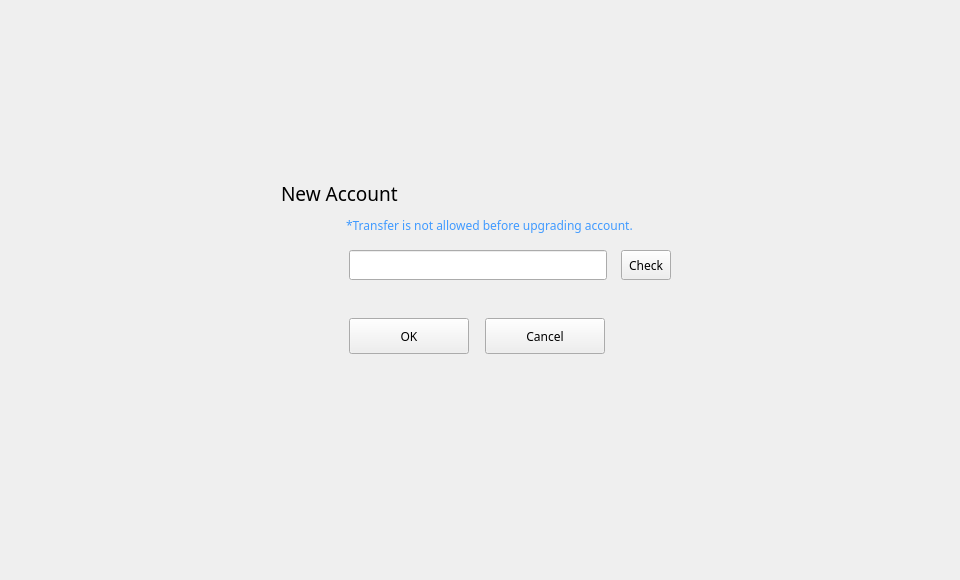
<?xml version="1.0" encoding="UTF-8"?>
<ui version="4.0">
 <class>NameDialog</class>
 <widget class="QDialog" name="NameDialog">
  <property name="geometry">
   <rect>
    <x>0</x>
    <y>0</y>
    <width>960</width>
    <height>580</height>
   </rect>
  </property>
  <property name="font">
   <font>
    <family>微软雅黑</family>
    <pointsize>9</pointsize>
   </font>
  </property>
  <property name="windowTitle">
   <string>Dialog</string>
  </property>
  <property name="styleSheet">
   <string notr="true"/>
  </property>
  <widget class="QWidget" name="widget" native="true">
   <property name="geometry">
    <rect>
     <x>0</x>
     <y>0</y>
     <width>960</width>
     <height>580</height>
    </rect>
   </property>
   <widget class="QWidget" name="containerWidget" native="true">
    <property name="geometry">
     <rect>
      <x>276</x>
      <y>178</y>
      <width>408</width>
      <height>223</height>
     </rect>
    </property>
    <widget class="QToolButton" name="cancelBtn">
     <property name="geometry">
      <rect>
       <x>209</x>
       <y>140</y>
       <width>120</width>
       <height>36</height>
      </rect>
     </property>
     <property name="cursor">
      <cursorShape>PointingHandCursor</cursorShape>
     </property>
     <property name="text">
      <string>Cancel</string>
     </property>
    </widget>
    <widget class="QLabel" name="label">
     <property name="geometry">
      <rect>
       <x>5</x>
       <y>5</y>
       <width>135</width>
       <height>21</height>
      </rect>
     </property>
     <property name="font">
      <font>
       <family>微软雅黑</family>
       <pointsize>14</pointsize>
      </font>
     </property>
     <property name="text">
      <string>New Account</string>
     </property>
    </widget>
    <widget class="QToolButton" name="okBtn">
     <property name="geometry">
      <rect>
       <x>73</x>
       <y>140</y>
       <width>120</width>
       <height>36</height>
      </rect>
     </property>
     <property name="cursor">
      <cursorShape>PointingHandCursor</cursorShape>
     </property>
     <property name="text">
      <string>OK</string>
     </property>
    </widget>
    <widget class="QLabel" name="label_2">
     <property name="geometry">
      <rect>
       <x>70</x>
       <y>23</y>
       <width>321</width>
       <height>50</height>
      </rect>
     </property>
     <property name="font">
      <font>
       <family>微软雅黑</family>
      </font>
     </property>
     <property name="styleSheet">
      <string notr="true">color: rgb(64,154,255);</string>
     </property>
     <property name="text">
      <string>&lt;html&gt;&lt;head/&gt;&lt;body&gt;&lt;p&gt;*Transfer is not allowed before upgrading account. &lt;/p&gt;&lt;/body&gt;&lt;/html&gt;</string>
     </property>
     <property name="alignment">
      <set>Qt::AlignLeading|Qt::AlignLeft|Qt::AlignVCenter</set>
     </property>
    </widget>
    <widget class="QLabel" name="addressNameTipLabel2">
     <property name="geometry">
      <rect>
       <x>100</x>
       <y>110</y>
       <width>200</width>
       <height>16</height>
      </rect>
     </property>
     <property name="text">
      <string/>
     </property>
    </widget>
    <widget class="QLabel" name="addressNameTipLabel1">
     <property name="geometry">
      <rect>
       <x>76</x>
       <y>110</y>
       <width>16</width>
       <height>16</height>
      </rect>
     </property>
     <property name="text">
      <string/>
     </property>
    </widget>
    <widget class="QLineEdit" name="nameLineEdit">
     <property name="geometry">
      <rect>
       <x>73</x>
       <y>72</y>
       <width>258</width>
       <height>30</height>
      </rect>
     </property>
     <property name="font">
      <font>
       <family>微软雅黑</family>
      </font>
     </property>
     <property name="styleSheet">
      <string notr="true"/>
     </property>
     <property name="cursorPosition">
      <number>0</number>
     </property>
    </widget>
    <widget class="QLabel" name="gifLabel">
     <property name="geometry">
      <rect>
       <x>40</x>
       <y>78</y>
       <width>18</width>
       <height>18</height>
      </rect>
     </property>
     <property name="text">
      <string/>
     </property>
    </widget>
    <widget class="QToolButton" name="checkBtn">
     <property name="geometry">
      <rect>
       <x>345</x>
       <y>72</y>
       <width>50</width>
       <height>30</height>
      </rect>
     </property>
     <property name="text">
      <string>Check</string>
     </property>
    </widget>
   </widget>
  </widget>
 </widget>
 <resources/>
 <connections/>
</ui>
